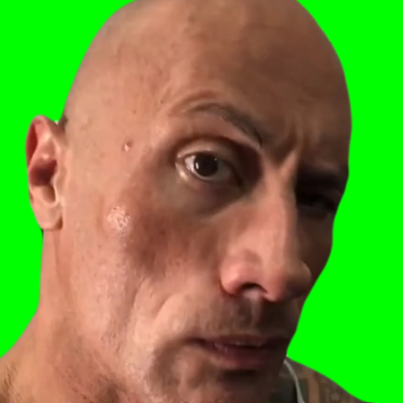
#> input picture assignments/assignment10-computer-vision/the-rock.png, 403 x 403 px
$ python assignment10.py
#> lines starting #> are read from the running program, lines starting #| are printed output that depends on the picture
"""
CIS 365 - Assignment 10

Date - 10/30/2024

This program was created by Gabe Baksa and Brenden Granzo
"""
from PIL import Image
import matplotlib.pyplot as plt

from PIL import Image
import matplotlib.pyplot as plt
import numpy as np

# Load the image
image_path = "the-rock.png"
image = Image.open(image_path)
#> image is the input picture: PIL image 403x403 RGBA; mean R, G, B, A 110.5, 146.5, 58, 255

# Convert image to numpy array
image_array = np.array(image)

# Extract RGB channels
red_channel = image_array.copy()
green_channel = image_array.copy()
blue_channel = image_array.copy()

# Set non-relevant channels to zero for each color channel

# Red channel: zero out green and blue channels
red_channel = image_array.copy()
red_channel[:, :, 1] = 0  # Zero out green
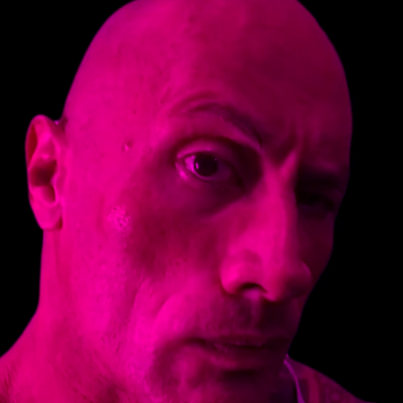
#> red_channel: shape (403, 403, 4); mean R, G, B, A 110.5, 0, 58, 255
red_channel[:, :, 2] = 0  # Zero out blue
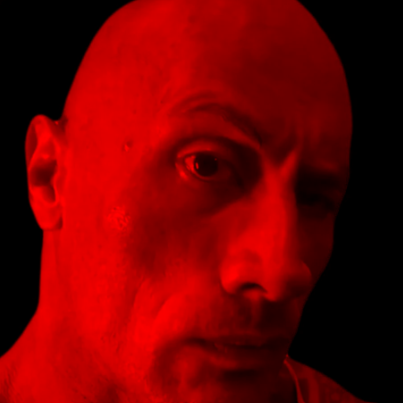
#> red_channel: shape (403, 403, 4); mean R, G, B, A 110.5, 0, 0, 255

# Green channel: zero out red and blue channels
green_channel = image_array.copy()
green_channel[:, :, 0] = 0  # Zero out red
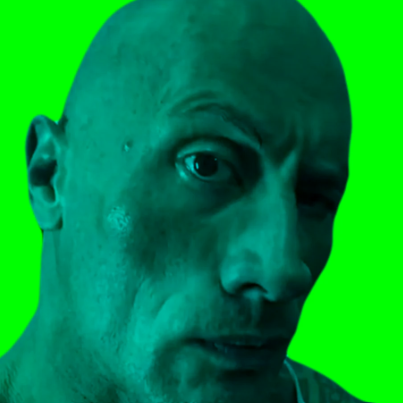
#> green_channel: shape (403, 403, 4); mean R, G, B, A 0, 146.5, 58, 255
green_channel[:, :, 2] = 0  # Zero out blue
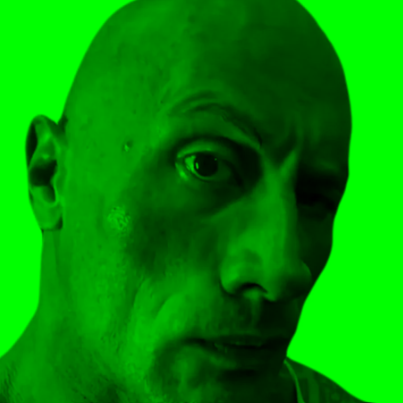
#> green_channel: shape (403, 403, 4); mean R, G, B, A 0, 146.5, 0, 255

# Blue channel: zero out red and green channels
blue_channel = image_array.copy()
blue_channel[:, :, 0] = 0  # Zero out red
blue_channel[:, :, 1] = 0  # Zero out green
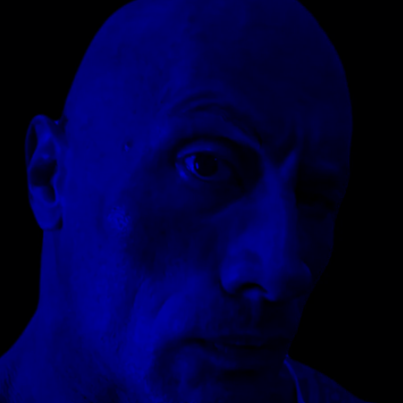
#> blue_channel: shape (403, 403, 4); mean R, G, B, A 0, 0, 58, 255

# Step 5: Display the original image and color channels in a single plot
fig, axes = plt.subplots(1, 4, figsize=(20, 5))

# Original image
axes[0].imshow(image_array)
axes[0].set_title("Original Image")
axes[0].axis('off')

# Red channel
axes[1].imshow(red_channel)
axes[1].set_title("Red Channel")
axes[1].axis('off')

# Green channel
axes[2].imshow(green_channel)
axes[2].set_title("Green Channel")
axes[2].axis('off')

# Blue channel
axes[3].imshow(blue_channel)
axes[3].set_title("Blue Channel")
axes[3].axis('off')

plt.show()
